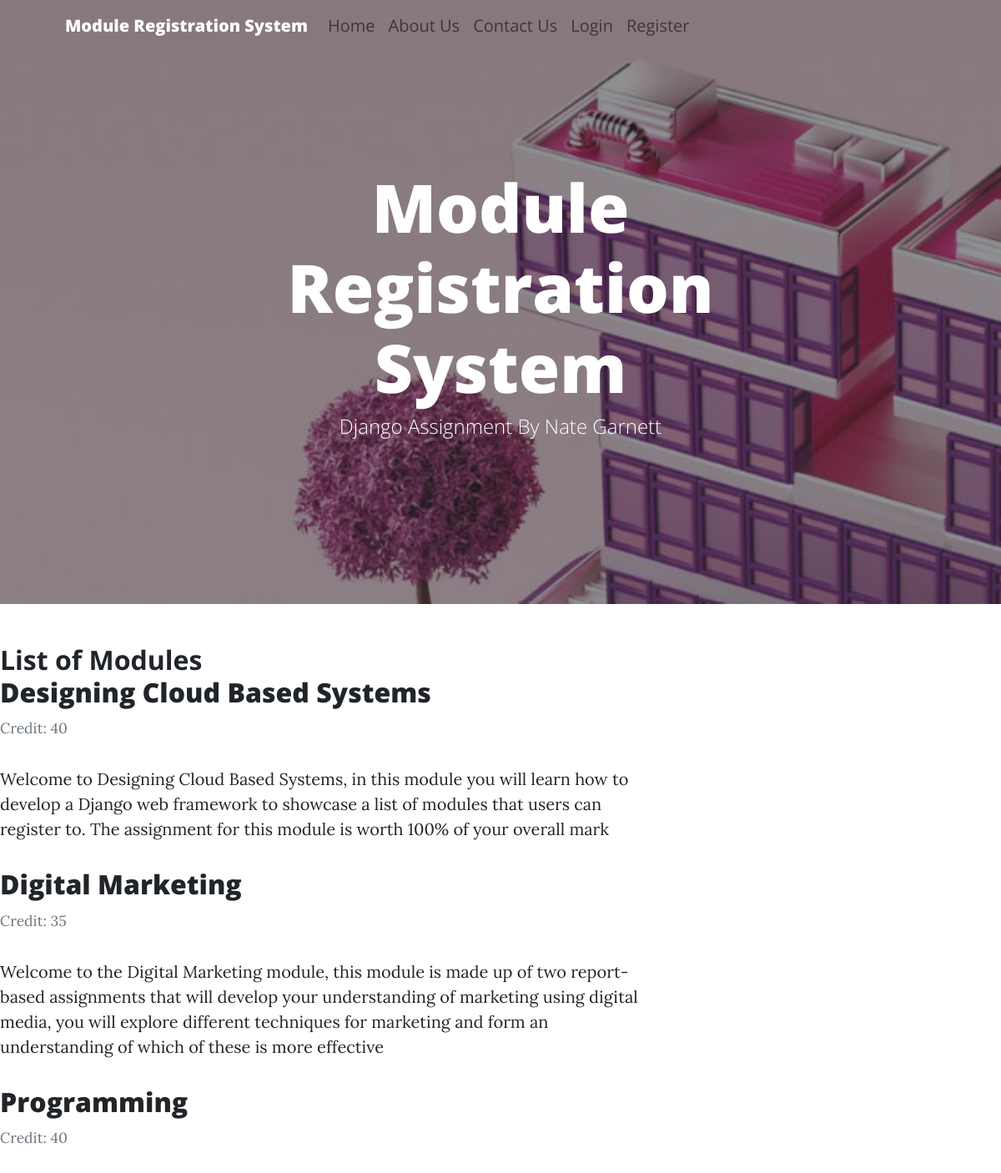
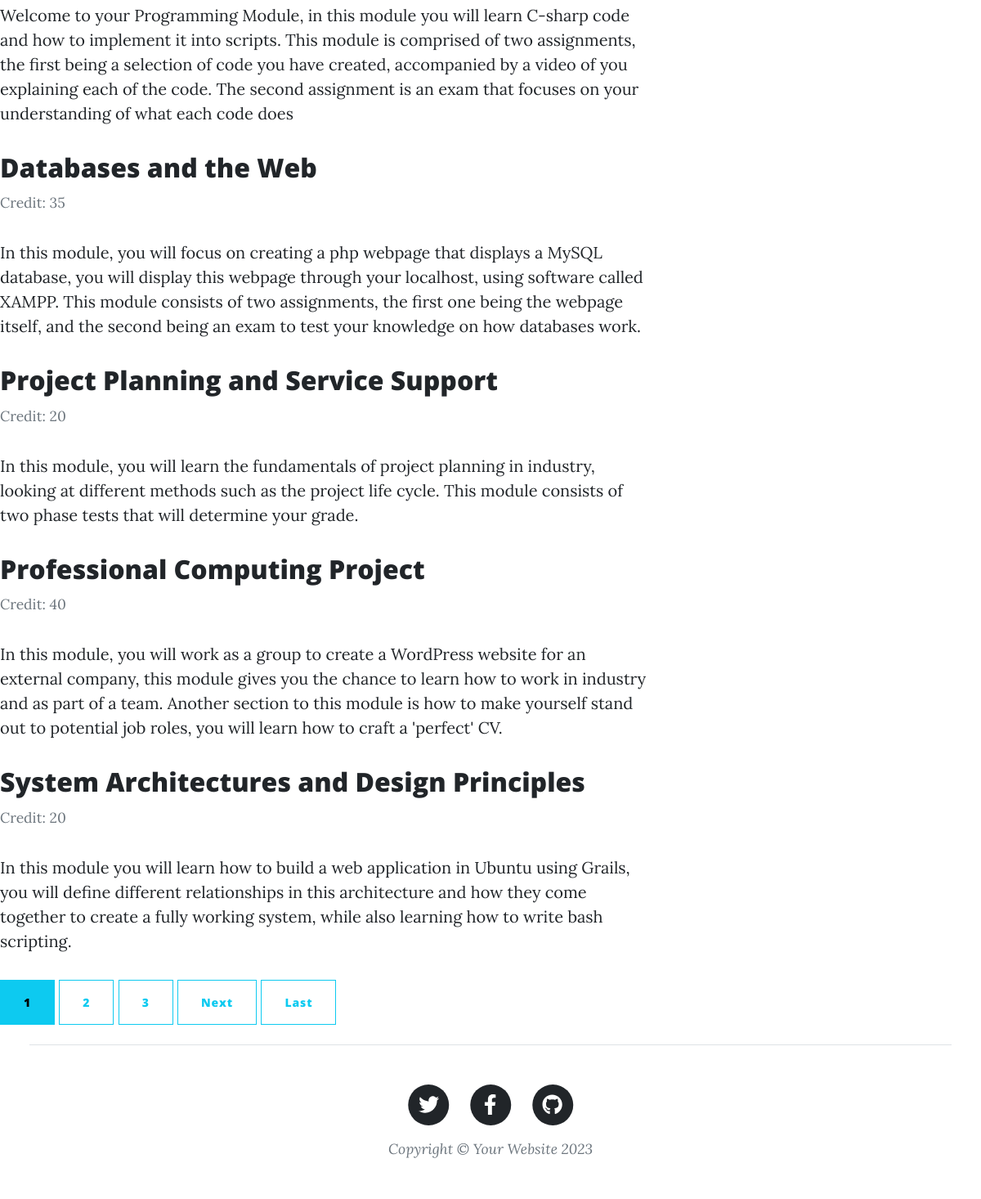
/modulelist/5, run on the app's committed database (2 pictures, top to bottom).
### ModuleRegistrationSystem/models.py (models this page shows, shortened)
class Module(models.Model):
    name = models.CharField(max_length = 100)
    code = models.PositiveIntegerField()
    credit = models.PositiveIntegerField()
    category = models.CharField(max_length = 100, choices = [('Face-to-Face', 'Face-to-Face'), ('Online', 'Online')])
    description = models.TextField()
    availability = models.CharField(max_length = 100 , choices = [('Open', 'Open'), ('Closed', 'Closed')])
    courses = models.ManyToManyField(Group)
    def __str__(self):
        return f'{self.name}'

### ModuleRegistrationSystem/views.py (the view)
# urls.py: path('modulelist/<int:fk>', PostListView.as_view(), name = 'modules'),
class PostListView(ListView):
    paginate_by = 3
    model = Module
    template_name = 'ModuleRegistrationSystem/modulelist.html'
    context_object_name = 'module'
    ordering = ['-name']
    def get_context_data(self, **kwargs: any):
        context = super().get_context_data(**kwargs)
        course = Group.objects.get(id = self.kwargs.get('fk'))
        context.update({'course': course, 'modules': course.module_set.all()})
        return context

### ModuleRegistrationSystem/templates/ModuleRegistrationSystem/modulelist.html (shortened to what this page needs)
{% extends "ModuleRegistrationSystem/base.html" %}
{% block content %}
<body>
    <div class="col-lg-4 mb-5 mb-lg-0"><h2 class="fw-bolder mb-0">List of {{ Course }} Modules</h2></div>
{% for module in modules %}
<article class="media content-section">
    <div class="media-body">
        <h2><a class="article-title" href="{% url 'ModuleRegistrationSystem:module-detail' module.id %}">{{ module }}</a></h2>
        <small class="text-muted"> Credit: {{ module.credit }}</small>
        <p class="article-content">{{ module.description }}</p>
    </div>
</article>
</body>
{% endfor %}
{% if is_paginated %}
 {% for num in page_obj.paginator.page_range %}
 {% if page_obj.number == num %}
    <a class="btn btn-info mb-4"
    href="?page={{num}}">{{num}}</a>
 {% elif num > page_obj.number|add:'-3' and num < page_obj.number|add:'3' %}
    <a class="btn btn-outline-info mb-4" href="?page={{num}}">{{num}}</a>
 {% endif %}
 {% endfor %}
 {% if page_obj.has_next %}
    <a class="btn btn-outline-info mb-4" href="?page={{page_obj.next_page_number}}">Next</a>
    <a class="btn btn-outline-info mb-4" href="?page={{page_obj.paginator.num_pages}}">Last</a>
 {% endif %}
 {% endif %}
{% endblock content %}

### data on the page
Module: name "Designing Cloud Based Systems", credit "40", description "Welcome to Designing Cloud Based Systems, in this module you will learn how to develop a Django web framework to showcase a list of modules that users can register to. The assignment for this module is worth 100% of your overall mark"
Module: name "Digital Marketing", credit "35", description "Welcome to the Digital Marketing module, this module is made up of two report-based assignments that will develop your understanding of marketing using digital media, you will explore different techniques for marketing and form an understanding of which of these is more effective"
Module: name "Programming", credit "40", description "Welcome to your Programming Module, in this module you will learn C-sharp code and how to implement it into scripts. This module is comprised of two assignments, the first being a selection of code you have created, accompanied by a video of you explaining each of the code. The second assignment is an exam that focuses on your understanding of what each code does"
Module: name "Databases and the Web", credit "35", description "In this module, you will focus on creating a php webpage that displays a MySQL database, you will display this webpage through your localhost, using software called XAMPP. This module consists of two assignments, the first one being the webpage itself, and the second being an exam to test your knowledge on how databases work."
Module: name "Project Planning and Service Support", credit "20", description "In this module, you will learn the fundamentals of project planning in industry, looking at different methods such as the project life cycle. This module consists of two phase tests that will determine your grade."
Module: name "Professional Computing Project", credit "40", description "In this module, you will work as a group to create a WordPress website for an external company, this module gives you the chance to learn how to work in industry and as part of a team. Another section to this module is how to make yourself stand out to potential job roles, you will learn how to craft a 'perfect' CV."
Module: name "System Architectures and Design Principles", credit "20", description "In this module you will learn how to build a web application in Ubuntu using Grails, you will define different relationships in this architecture and how they come together to create a fully working system, while also learning how to write bash scripting."

### other printed values
{{ num }} "1"
{{ num }} "2" "3"
